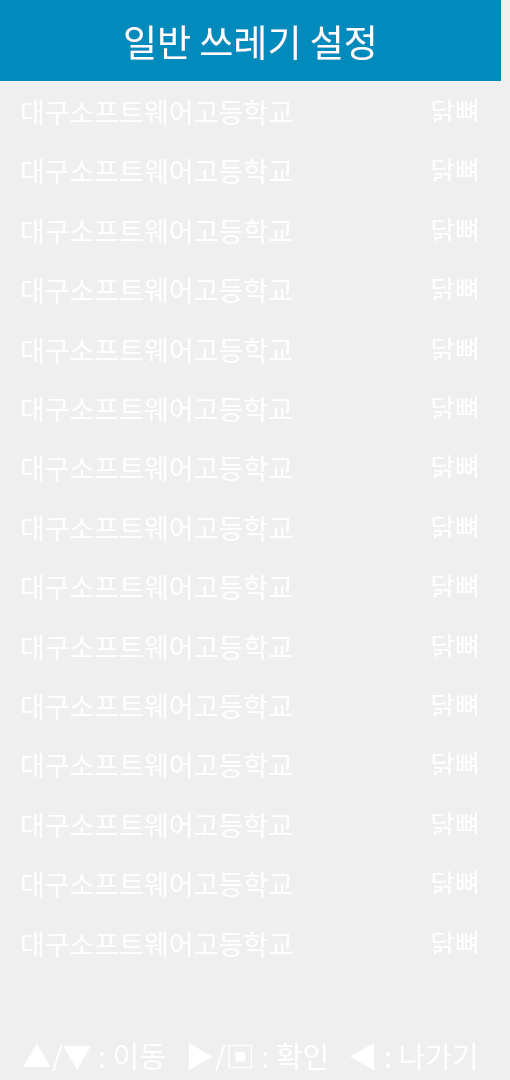
    <widget class="QWidget" name="set_trash_change">
     <attribute name="title">
      <string>Page</string>
     </attribute>
     <widget class="QLabel" name="trash_set_title_5">
      <property name="geometry">
       <rect>
        <x>0</x>
        <y>0</y>
        <width>501</width>
        <height>81</height>
       </rect>
      </property>
      <property name="font">
       <font>
        <family>나눔바른고딕</family>
        <pointsize>28</pointsize>
        <weight>50</weight>
        <bold>false</bold>
        <kerning>true</kerning>
       </font>
      </property>
      <property name="styleSheet">
       <string notr="true">color : rgb(255,255,255);
background-color: rgb(0,139,188);
</string>
      </property>
      <property name="text">
       <string>일반 쓰레기 설정</string>
      </property>
      <property name="alignment">
       <set>Qt::AlignCenter</set>
      </property>
     </widget>
     <widget class="QWidget" name="verticalLayoutWidget_4">
      <property name="geometry">
       <rect>
        <x>0</x>
        <y>80</y>
        <width>501</width>
        <height>891</height>
       </rect>
      </property>
      <layout class="QVBoxLayout" name="verticalLayout_2">
       <property name="spacing">
        <number>0</number>
       </property>
       <property name="bottomMargin">
        <number>0</number>
       </property>
       <item>
        <widget class="QWidget" name="_3_1" native="true">
         <widget class="QLabel" name="l_3_1">
          <property name="geometry">
           <rect>
            <x>20</x>
            <y>0</y>
            <width>441</width>
            <height>61</height>
           </rect>
          </property>
          <property name="font">
           <font>
            <family>나눔바른고딕</family>
            <pointsize>20</pointsize>
           </font>
          </property>
          <property name="styleSheet">
           <string notr="true">color : rgb(255,255,255)
</string>
          </property>
          <property name="text">
           <string>대구소프트웨어고등학교</string>
          </property>
         </widget>
         <widget class="QLabel" name="l2_3_1">
          <property name="geometry">
           <rect>
            <x>370</x>
            <y>17</y>
            <width>110</width>
            <height>25</height>
           </rect>
          </property>
          <property name="font">
           <font>
            <family>나눔바른고딕</family>
            <pointsize>20</pointsize>
           </font>
          </property>
          <property name="layoutDirection">
           <enum>Qt::LeftToRight</enum>
          </property>
          <property name="styleSheet">
           <string notr="true">color : white</string>
          </property>
          <property name="text">
           <string>닭뼈</string>
          </property>
          <property name="scaledContents">
           <bool>true</bool>
          </property>
          <property name="alignment">
           <set>Qt::AlignRight|Qt::AlignTrailing|Qt::AlignVCenter</set>
          </property>
         </widget>
        </widget>
       </item>
       <item>
        <widget class="QWidget" name="_3_2" native="true">
         <widget class="QLabel" name="l_3_2">
          <property name="geometry">
           <rect>
            <x>20</x>
            <y>0</y>
            <width>441</width>
            <height>61</height>
           </rect>
          </property>
          <property name="font">
           <font>
            <family>나눔바른고딕</family>
            <pointsize>20</pointsize>
           </font>
          </property>
          <property name="styleSheet">
           <string notr="true">color : rgb(255,255,255)
</string>
          </property>
          <property name="text">
           <string>대구소프트웨어고등학교</string>
          </property>
         </widget>
         <widget class="QLabel" name="l2_3_2">
          <property name="geometry">
           <rect>
            <x>370</x>
            <y>17</y>
            <width>110</width>
            <height>25</height>
           </rect>
          </property>
          <property name="font">
           <font>
            <family>나눔바른고딕</family>
            <pointsize>20</pointsize>
           </font>
          </property>
          <property name="layoutDirection">
           <enum>Qt::LeftToRight</enum>
          </property>
          <property name="styleSheet">
           <string notr="true">color : white</string>
          </property>
          <property name="text">
           <string>닭뼈</string>
          </property>
          <property name="scaledContents">
           <bool>true</bool>
          </property>
          <property name="alignment">
           <set>Qt::AlignRight|Qt::AlignTrailing|Qt::AlignVCenter</set>
          </property>
         </widget>
        </widget>
       </item>
       <item>
        <widget class="QWidget" name="_3_3" native="true">
         <widget class="QLabel" name="l_3_3">
          <property name="geometry">
           <rect>
            <x>20</x>
            <y>0</y>
            <width>441</width>
            <height>61</height>
           </rect>
          </property>
          <property name="font">
           <font>
            <family>나눔바른고딕</family>
            <pointsize>20</pointsize>
           </font>
          </property>
          <property name="styleSheet">
           <string notr="true">color : rgb(255,255,255)
</string>
          </property>
          <property name="text">
           <string>대구소프트웨어고등학교</string>
          </property>
         </widget>
         <widget class="QLabel" name="l2_3_3">
          <property name="geometry">
           <rect>
            <x>370</x>
            <y>17</y>
            <width>110</width>
            <height>25</height>
           </rect>
          </property>
          <property name="font">
           <font>
            <family>나눔바른고딕</family>
            <pointsize>20</pointsize>
           </font>
          </property>
          <property name="layoutDirection">
           <enum>Qt::LeftToRight</enum>
          </property>
          <property name="styleSheet">
           <string notr="true">color : white</string>
          </property>
          <property name="text">
           <string>닭뼈</string>
          </property>
          <property name="scaledContents">
           <bool>true</bool>
          </property>
          <property name="alignment">
           <set>Qt::AlignRight|Qt::AlignTrailing|Qt::AlignVCenter</set>
          </property>
         </widget>
        </widget>
       </item>
       <item>
        <widget class="QWidget" name="_3_4" native="true">
         <widget class="QLabel" name="l_3_4">
          <property name="geometry">
           <rect>
            <x>20</x>
            <y>0</y>
            <width>441</width>
            <height>61</height>
           </rect>
          </property>
          <property name="font">
           <font>
            <family>나눔바른고딕</family>
            <pointsize>20</pointsize>
           </font>
          </property>
          <property name="styleSheet">
           <string notr="true">color : rgb(255,255,255)
</string>
          </property>
          <property name="text">
           <string>대구소프트웨어고등학교</string>
          </property>
         </widget>
         <widget class="QLabel" name="l2_3_4">
          <property name="geometry">
           <rect>
            <x>370</x>
            <y>17</y>
            <width>110</width>
            <height>25</height>
           </rect>
          </property>
          <property name="font">
           <font>
            <family>나눔바른고딕</family>
            <pointsize>20</pointsize>
           </font>
          </property>
          <property name="layoutDirection">
           <enum>Qt::LeftToRight</enum>
          </property>
          <property name="styleSheet">
           <string notr="true">color : white</string>
          </property>
          <property name="text">
           <string>닭뼈</string>
          </property>
          <property name="scaledContents">
           <bool>true</bool>
          </property>
          <property name="alignment">
           <set>Qt::AlignRight|Qt::AlignTrailing|Qt::AlignVCenter</set>
          </property>
         </widget>
        </widget>
       </item>
       <item>
        <widget class="QWidget" name="_3_5" native="true">
         <widget class="QLabel" name="l_3_5">
          <property name="geometry">
           <rect>
            <x>20</x>
            <y>0</y>
            <width>441</width>
            <height>61</height>
           </rect>
          </property>
          <property name="font">
           <font>
            <family>나눔바른고딕</family>
            <pointsize>20</pointsize>
           </font>
          </property>
          <property name="styleSheet">
           <string notr="true">color : rgb(255,255,255)
</string>
          </property>
          <property name="text">
           <string>대구소프트웨어고등학교</string>
          </property>
         </widget>
         <widget class="QLabel" name="l2_3_5">
          <property name="geometry">
           <rect>
            <x>370</x>
            <y>17</y>
            <width>110</width>
            <height>25</height>
           </rect>
          </property>
          <property name="font">
           <font>
            <family>나눔바른고딕</family>
            <pointsize>20</pointsize>
           </font>
          </property>
          <property name="layoutDirection">
           <enum>Qt::LeftToRight</enum>
          </property>
          <property name="styleSheet">
           <string notr="true">color : white</string>
          </property>
          <property name="text">
           <string>닭뼈</string>
          </property>
          <property name="scaledContents">
           <bool>true</bool>
          </property>
          <property name="alignment">
           <set>Qt::AlignRight|Qt::AlignTrailing|Qt::AlignVCenter</set>
          </property>
         </widget>
        </widget>
       </item>
       <item>
        <widget class="QWidget" name="_3_6" native="true">
         <widget class="QLabel" name="l_3_6">
          <property name="geometry">
           <rect>
            <x>20</x>
            <y>0</y>
            <width>441</width>
            <height>61</height>
           </rect>
          </property>
          <property name="font">
           <font>
            <family>나눔바른고딕</family>
            <pointsize>20</pointsize>
           </font>
          </property>
          <property name="styleSheet">
           <string notr="true">color : rgb(255,255,255)
</string>
          </property>
          <property name="text">
           <string>대구소프트웨어고등학교</string>
          </property>
         </widget>
         <widget class="QLabel" name="l2_3_6">
          <property name="geometry">
           <rect>
            <x>370</x>
            <y>17</y>
            <width>110</width>
            <height>25</height>
           </rect>
          </property>
          <property name="font">
           <font>
            <family>나눔바른고딕</family>
            <pointsize>20</pointsize>
           </font>
          </property>
          <property name="layoutDirection">
           <enum>Qt::LeftToRight</enum>
          </property>
          <property name="styleSheet">
           <string notr="true">color : white</string>
          </property>
          <property name="text">
           <string>닭뼈</string>
          </property>
          <property name="scaledContents">
           <bool>true</bool>
          </property>
          <property name="alignment">
           <set>Qt::AlignRight|Qt::AlignTrailing|Qt::AlignVCenter</set>
          </property>
         </widget>
        </widget>
       </item>
       <item>
        <widget class="QWidget" name="_3_7" native="true">
         <widget class="QLabel" name="l_3_7">
          <property name="geometry">
           <rect>
            <x>20</x>
            <y>0</y>
            <width>441</width>
            <height>61</height>
           </rect>
          </property>
          <property name="font">
           <font>
            <family>나눔바른고딕</family>
            <pointsize>20</pointsize>
           </font>
          </property>
          <property name="styleSheet">
           <string notr="true">color : rgb(255,255,255)
</string>
          </property>
          <property name="text">
           <string>대구소프트웨어고등학교</string>
          </property>
         </widget>
         <widget class="QLabel" name="l2_3_7">
          <property name="geometry">
           <rect>
            <x>370</x>
            <y>17</y>
            <width>110</width>
            <height>25</height>
           </rect>
          </property>
          <property name="font">
           <font>
            <family>나눔바른고딕</family>
            <pointsize>20</pointsize>
           </font>
          </property>
          <property name="layoutDirection">
           <enum>Qt::LeftToRight</enum>
          </property>
          <property name="styleSheet">
           <string notr="true">color : white</string>
          </property>
          <property name="text">
           <string>닭뼈</string>
          </property>
          <property name="scaledContents">
           <bool>true</bool>
          </property>
          <property name="alignment">
           <set>Qt::AlignRight|Qt::AlignTrailing|Qt::AlignVCenter</set>
          </property>
         </widget>
        </widget>
       </item>
       <item>
        <widget class="QWidget" name="_3_8" native="true">
         <widget class="QLabel" name="l_3_8">
          <property name="geometry">
           <rect>
            <x>20</x>
            <y>0</y>
            <width>441</width>
            <height>61</height>
           </rect>
          </property>
          <property name="font">
           <font>
            <family>나눔바른고딕</family>
            <pointsize>20</pointsize>
           </font>
          </property>
          <property name="styleSheet">
           <string notr="true">color : rgb(255,255,255)
</string>
          </property>
          <property name="text">
           <string>대구소프트웨어고등학교</string>
          </property>
         </widget>
         <widget class="QLabel" name="l2_3_8">
          <property name="geometry">
           <rect>
            <x>370</x>
            <y>17</y>
            <width>110</width>
            <height>25</height>
           </rect>
          </property>
          <property name="font">
           <font>
            <family>나눔바른고딕</family>
            <pointsize>20</pointsize>
           </font>
          </property>
          <property name="layoutDirection">
           <enum>Qt::LeftToRight</enum>
          </property>
          <property name="styleSheet">
           <string notr="true">color : white</string>
          </property>
          <property name="text">
           <string>닭뼈</string>
          </property>
          <property name="scaledContents">
           <bool>true</bool>
          </property>
          <property name="alignment">
           <set>Qt::AlignRight|Qt::AlignTrailing|Qt::AlignVCenter</set>
          </property>
         </widget>
        </widget>
       </item>
       <item>
        <widget class="QWidget" name="_3_9" native="true">
         <widget class="QLabel" name="l_3_9">
          <property name="geometry">
           <rect>
            <x>20</x>
            <y>0</y>
            <width>441</width>
            <height>61</height>
           </rect>
          </property>
          <property name="font">
           <font>
            <family>나눔바른고딕</family>
            <pointsize>20</pointsize>
           </font>
          </property>
          <property name="styleSheet">
           <string notr="true">color : rgb(255,255,255)
</string>
          </property>
          <property name="text">
           <string>대구소프트웨어고등학교</string>
          </property>
         </widget>
         <widget class="QLabel" name="l2_3_9">
          <property name="geometry">
           <rect>
            <x>370</x>
            <y>17</y>
            <width>110</width>
            <height>25</height>
           </rect>
          </property>
          <property name="font">
           <font>
            <family>나눔바른고딕</family>
            <pointsize>20</pointsize>
           </font>
          </property>
          <property name="layoutDirection">
           <enum>Qt::LeftToRight</enum>
          </property>
          <property name="styleSheet">
           <string notr="true">color : white</string>
          </property>
          <property name="text">
           <string>닭뼈</string>
          </property>
          <property name="scaledContents">
           <bool>true</bool>
          </property>
          <property name="alignment">
           <set>Qt::AlignRight|Qt::AlignTrailing|Qt::AlignVCenter</set>
          </property>
         </widget>
        </widget>
       </item>
       <item>
        <widget class="QWidget" name="_3_10" native="true">
         <widget class="QLabel" name="l_3_10">
          <property name="geometry">
           <rect>
            <x>20</x>
            <y>0</y>
            <width>441</width>
            <height>61</height>
           </rect>
          </property>
          <property name="font">
           <font>
            <family>나눔바른고딕</family>
            <pointsize>20</pointsize>
           </font>
          </property>
          <property name="styleSheet">
           <string notr="true">color : rgb(255,255,255)
</string>
          </property>
          <property name="text">
           <string>대구소프트웨어고등학교</string>
          </property>
         </widget>
         <widget class="QLabel" name="l2_3_10">
          <property name="geometry">
           <rect>
            <x>370</x>
            <y>17</y>
            <width>110</width>
            <height>25</height>
           </rect>
          </property>
          <property name="font">
           <font>
            <family>나눔바른고딕</family>
            <pointsize>20</pointsize>
           </font>
          </property>
          <property name="layoutDirection">
           <enum>Qt::LeftToRight</enum>
          </property>
          <property name="styleSheet">
           <string notr="true">color : white</string>
          </property>
          <property name="text">
           <string>닭뼈</string>
          </property>
          <property name="scaledContents">
           <bool>true</bool>
          </property>
          <property name="alignment">
           <set>Qt::AlignRight|Qt::AlignTrailing|Qt::AlignVCenter</set>
          </property>
         </widget>
        </widget>
       </item>
       <item>
        <widget class="QWidget" name="_3_11" native="true">
         <widget class="QLabel" name="l_3_11">
          <property name="geometry">
           <rect>
            <x>20</x>
            <y>0</y>
            <width>441</width>
            <height>61</height>
           </rect>
          </property>
          <property name="font">
           <font>
            <family>나눔바른고딕</family>
            <pointsize>20</pointsize>
           </font>
          </property>
          <property name="styleSheet">
           <string notr="true">color : rgb(255,255,255)
</string>
          </property>
          <property name="text">
           <string>대구소프트웨어고등학교</string>
          </property>
         </widget>
         <widget class="QLabel" name="l2_3_11">
          <property name="geometry">
           <rect>
            <x>370</x>
            <y>17</y>
            <width>110</width>
            <height>25</height>
           </rect>
          </property>
          <property name="font">
           <font>
            <family>나눔바른고딕</family>
            <pointsize>20</pointsize>
           </font>
          </property>
          <property name="layoutDirection">
           <enum>Qt::LeftToRight</enum>
          </property>
          <property name="styleSheet">
           <string notr="true">color : white</string>
          </property>
          <property name="text">
           <string>닭뼈</string>
          </property>
          <property name="scaledContents">
           <bool>true</bool>
          </property>
          <property name="alignment">
           <set>Qt::AlignRight|Qt::AlignTrailing|Qt::AlignVCenter</set>
          </property>
         </widget>
        </widget>
       </item>
       <item>
        <widget class="QWidget" name="_3_12" native="true">
         <widget class="QLabel" name="l_3_12">
          <property name="geometry">
           <rect>
            <x>20</x>
            <y>0</y>
            <width>441</width>
            <height>61</height>
           </rect>
          </property>
          <property name="font">
           <font>
            <family>나눔바른고딕</family>
            <pointsize>20</pointsize>
           </font>
          </property>
          <property name="styleSheet">
           <string notr="true">color : rgb(255,255,255)
</string>
          </property>
          <property name="text">
           <string>대구소프트웨어고등학교</string>
          </property>
         </widget>
         <widget class="QLabel" name="l2_3_12">
          <property name="geometry">
           <rect>
            <x>370</x>
            <y>17</y>
            <width>110</width>
            <height>25</height>
           </rect>
          </property>
          <property name="font">
           <font>
            <family>나눔바른고딕</family>
            <pointsize>20</pointsize>
           </font>
          </property>
          <property name="layoutDirection">
           <enum>Qt::LeftToRight</enum>
          </property>
          <property name="styleSheet">
           <string notr="true">color : white</string>
          </property>
          <property name="text">
           <string>닭뼈</string>
          </property>
          <property name="scaledContents">
           <bool>true</bool>
          </property>
          <property name="alignment">
           <set>Qt::AlignRight|Qt::AlignTrailing|Qt::AlignVCenter</set>
          </property>
         </widget>
        </widget>
       </item>
       <item>
        <widget class="QWidget" name="_3_13" native="true">
         <widget class="QLabel" name="l_3_13">
          <property name="geometry">
           <rect>
            <x>20</x>
            <y>0</y>
            <width>441</width>
            <height>61</height>
           </rect>
          </property>
          <property name="font">
           <font>
            <family>나눔바른고딕</family>
            <pointsize>20</pointsize>
           </font>
          </property>
          <property name="styleSheet">
           <string notr="true">color : rgb(255,255,255)
</string>
          </property>
          <property name="text">
           <string>대구소프트웨어고등학교</string>
          </property>
         </widget>
         <widget class="QLabel" name="l2_3_13">
          <property name="geometry">
           <rect>
            <x>370</x>
            <y>17</y>
            <width>110</width>
            <height>25</height>
           </rect>
          </property>
          <property name="font">
           <font>
            <family>나눔바른고딕</family>
            <pointsize>20</pointsize>
           </font>
          </property>
          <property name="layoutDirection">
           <enum>Qt::LeftToRight</enum>
          </property>
          <property name="styleSheet">
           <string notr="true">color : white</string>
          </property>
          <property name="text">
           <string>닭뼈</string>
          </property>
          <property name="scaledContents">
           <bool>true</bool>
          </property>
          <property name="alignment">
           <set>Qt::AlignRight|Qt::AlignTrailing|Qt::AlignVCenter</set>
          </property>
         </widget>
        </widget>
       </item>
       <item>
        <widget class="QWidget" name="_3_14" native="true">
         <widget class="QLabel" name="l_3_14">
          <property name="geometry">
           <rect>
            <x>20</x>
            <y>0</y>
            <width>441</width>
            <height>61</height>
           </rect>
          </property>
          <property name="font">
           <font>
            <family>나눔바른고딕</family>
            <pointsize>20</pointsize>
           </font>
          </property>
          <property name="styleSheet">
           <string notr="true">color : rgb(255,255,255)
</string>
          </property>
          <property name="text">
           <string>대구소프트웨어고등학교</string>
          </property>
         </widget>
         <widget class="QLabel" name="l2_3_14">
          <property name="geometry">
           <rect>
            <x>370</x>
            <y>17</y>
            <width>110</width>
            <height>25</height>
           </rect>
          </property>
          <property name="font">
           <font>
            <family>나눔바른고딕</family>
            <pointsize>20</pointsize>
           </font>
          </property>
          <property name="layoutDirection">
           <enum>Qt::LeftToRight</enum>
          </property>
          <property name="styleSheet">
           <string notr="true">color : white</string>
          </property>
          <property name="text">
           <string>닭뼈</string>
          </property>
          <property name="scaledContents">
           <bool>true</bool>
          </property>
          <property name="alignment">
           <set>Qt::AlignRight|Qt::AlignTrailing|Qt::AlignVCenter</set>
          </property>
         </widget>
        </widget>
       </item>
       <item>
        <widget class="QWidget" name="_3_15" native="true">
         <widget class="QLabel" name="l_3_15">
          <property name="geometry">
           <rect>
            <x>20</x>
            <y>0</y>
            <width>441</width>
            <height>61</height>
           </rect>
          </property>
          <property name="font">
           <font>
            <family>나눔바른고딕</family>
            <pointsize>20</pointsize>
           </font>
          </property>
          <property name="styleSheet">
           <string notr="true">color : rgb(255,255,255)
</string>
          </property>
          <property name="text">
           <string>대구소프트웨어고등학교</string>
          </property>
         </widget>
         <widget class="QLabel" name="l2_3_15">
          <property name="geometry">
           <rect>
            <x>370</x>
            <y>17</y>
            <width>110</width>
            <height>25</height>
           </rect>
          </property>
          <property name="font">
           <font>
            <family>나눔바른고딕</family>
            <pointsize>20</pointsize>
           </font>
          </property>
          <property name="layoutDirection">
           <enum>Qt::LeftToRight</enum>
          </property>
          <property name="styleSheet">
           <string notr="true">color : white</string>
          </property>
          <property name="text">
           <string>닭뼈</string>
          </property>
          <property name="scaledContents">
           <bool>true</bool>
          </property>
          <property name="alignment">
           <set>Qt::AlignRight|Qt::AlignTrailing|Qt::AlignVCenter</set>
          </property>
         </widget>
        </widget>
       </item>
      </layout>
     </widget>
     <widget class="QLabel" name="trash_con_5">
      <property name="geometry">
       <rect>
        <x>0</x>
        <y>1040</y>
        <width>501</width>
        <height>31</height>
       </rect>
      </property>
      <property name="font">
       <font>
        <family>나눔바른고딕</family>
        <pointsize>22</pointsize>
       </font>
      </property>
      <property name="styleSheet">
       <string notr="true">color : rgb(255,255,255)</string>
      </property>
      <property name="text">
       <string>▲/▼ : 이동   ▶/▣ : 확인   ◀ : 나가기</string>
      </property>
      <property name="alignment">
       <set>Qt::AlignCenter</set>
      </property>
     </widget>
    </widget>
